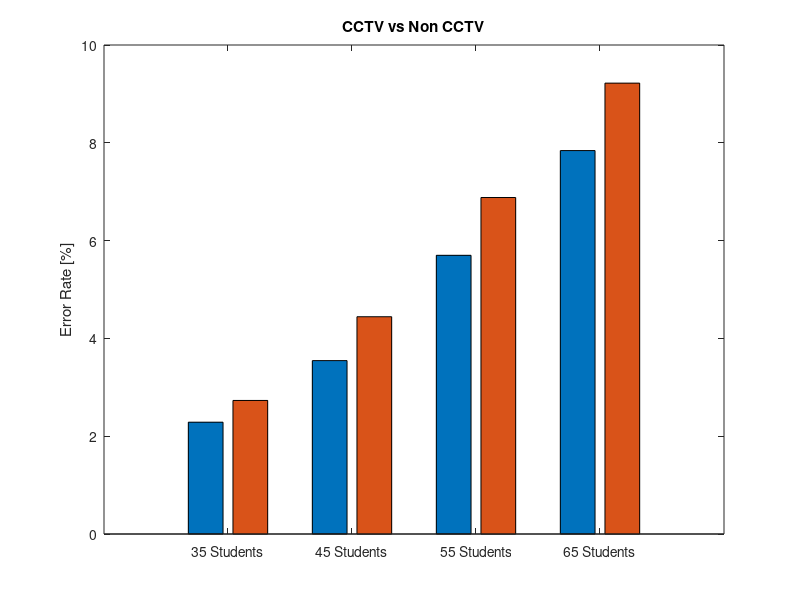
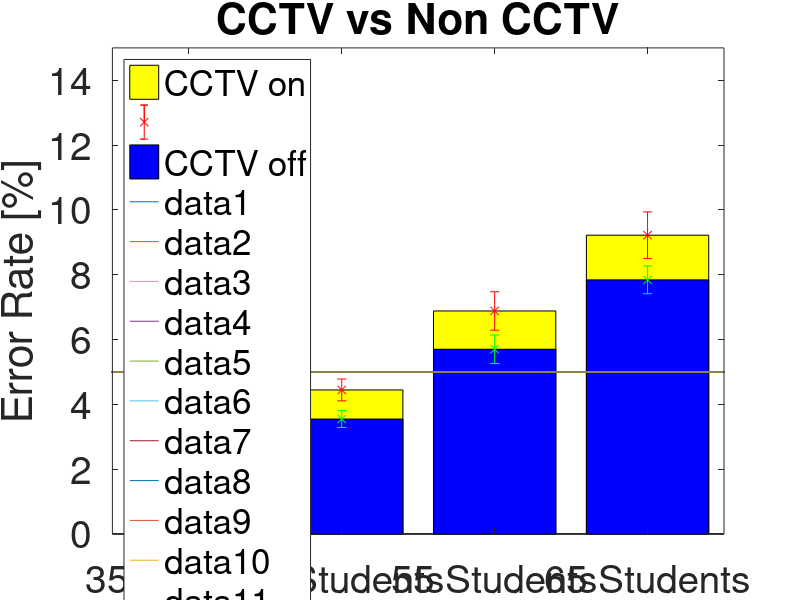

Write MATLAB code to recreate these figures, in order.
%1. Load all CI
file1 = load('new-two-ThirtyfiveStudentsCI.dat');
file2 = load('new-two-FortyfiveStudentsCI.dat');
file3 = load('new-two-FiftyfiveStudentsCI.dat');
file4 = load('new-two-SixtyfiveStudentsCI.dat');

%2. Scale to %
file1=100.*file1;
file2=100.*file2;
file3=100.*file3;
file4=100.*file4;

%3. Convert to mean + variance
y=[file1; file2; file3; file4];
transY=transpose(y);

meanY=mean(transY);
x=1:1:length(meanY);

varianceY=transY(2,:)-meanY(1,:);

%NO CCTV****************************

%1. Load all CI
file1 = load('new-two-ThirtyfiveStudentsNOCCTVCI.dat');
file2 = load('new-two-FortyfiveStudentsNOCCTVCI.dat');
file3 = load('new-two-FiftyfiveStudentsNOCCTVCI.dat');
file4 = load('new-two-SixtyfiveStudentsNOCCTVCI.dat');

%2. Scale to %
file1=100.*file1;
file2=100.*file2;
file3=100.*file3;
file4=100.*file4;

%3. Convert to mean + variance
y=[file1; file2; file3; file4];
transY1=transpose(y);

meanY1=mean(transY1);
x=1:1:length(meanY);

varianceY1=transY1(2,:)-meanY1(1,:);


%PLOT combined graph without CI**********************
ymean = [meanY1(1), meanY(1); meanY1(2), meanY(2); meanY1(3), meanY(3); meanY1(4), meanY(4)];
bar(ymean)
hold on
ylabel('Error Rate [%]');
title('CCTV vs Non CCTV')
set(gca,'XTickLabel',{'35 Students', '45 Students', '55 Students', '65 Students'})
%PLOT combined graph with CI**********************
figure
bar(meanY, 'y')
hold on
errorbar(x,meanY,varianceY,'rx')

bar(meanY1,'b')
hold on
errorbar(x,meanY1,varianceY1,'gx')

ylabel('Error Rate [%]');
title('CCTV vs Non CCTV')
set(gca,'XTickLabel',{'35 Students', '45 Students', '55 Students', '65 Students'})

set(gca,'FontSize',28);
legend('CCTV on', '', 'CCTV off', 'Location', 'northwest');
axis([0.5 4.5 0 15])

hold on 
x=-100:1:100;
y=ones(length(x));
y=y.*5;
plot(x,y)
